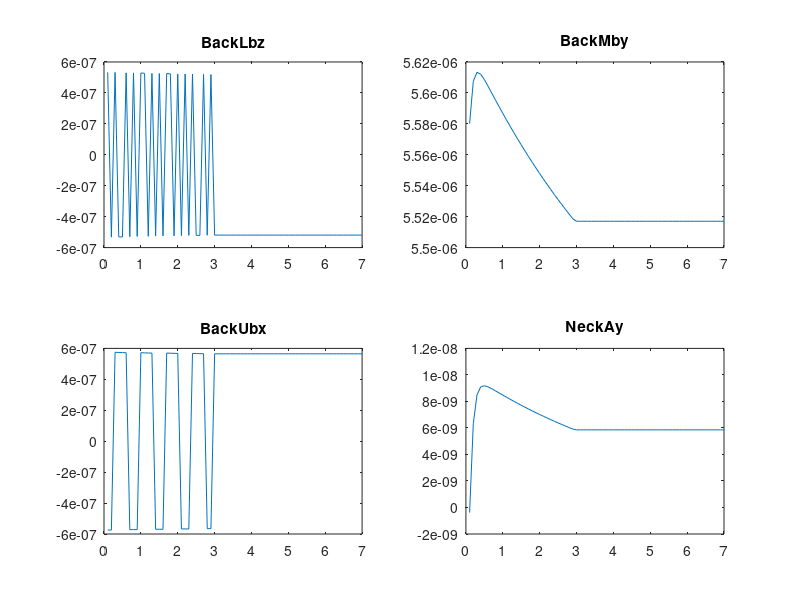
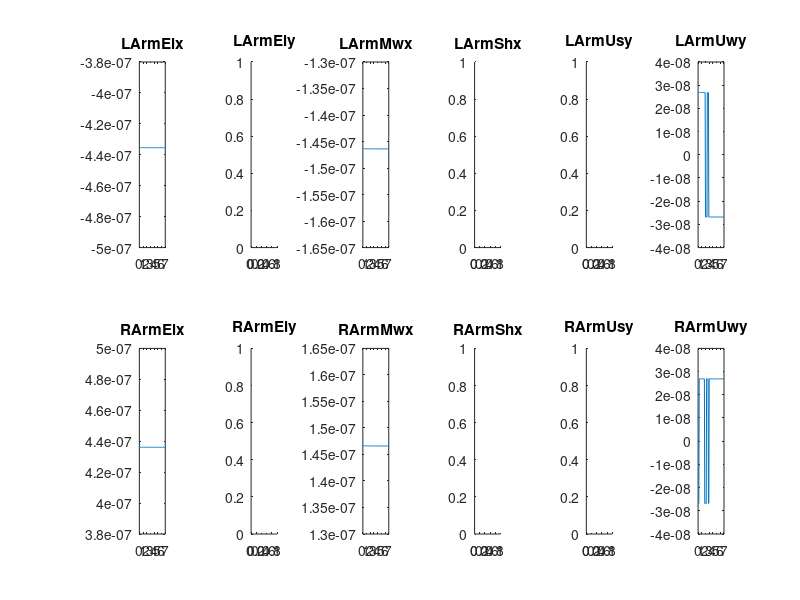
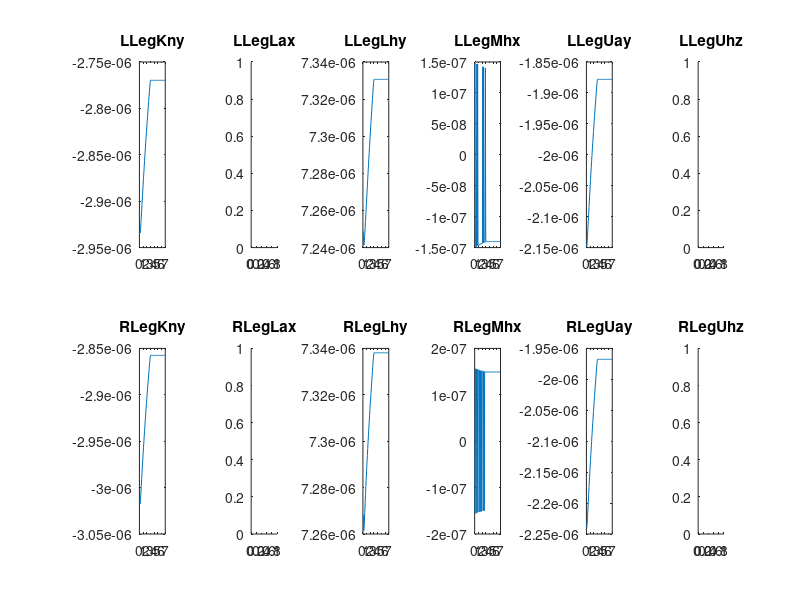

The MATLAB script that drew these images, in order:
clear all
clc
load('NOFORCE.mat')
x=1:length(BackLbz);
t=x/10;
% plot 3 back 1 neck
figure;
subplot(2,2,1)
plot(t,rad2deg(BackLbz))
title('BackLbz')
subplot(2,2,2)
plot(t,rad2deg(BackMby))
title('BackMby')
subplot(2,2,3)
plot(t,rad2deg(BackUbx))
title('BackUbx')
subplot(2,2,4)
plot(t,rad2deg(NeckAy))
title('NeckAy')

% plot 6 LArm 6 RArm
figure;
subplot(2,6,1)
plot (t,rad2deg(LArmElx))
title('LArmElx')
subplot(2,6,2)
%plot (t,rad2deg(LArmEly))
title('LArmEly')
subplot(2,6,3)
plot (t,rad2deg(LArmMwx))
title('LArmMwx')
subplot(2,6,4)
%plot (t,rad2deg(LArmShx))
title('LArmShx')
subplot(2,6,5)
%plot (t,rad2deg(LArmUsy))
title('LArmUsy')
subplot(2,6,6)
plot (t,rad2deg(LArmUwy))
title('LArmUwy')
subplot(2,6,7)
plot (t,rad2deg(RArmElx))
title('RArmElx')
subplot(2,6,8)
%plot (t,rad2deg(RArmEly))
title('RArmEly')
subplot(2,6,9)
plot (t,rad2deg(RArmMwx))
title('RArmMwx')
subplot(2,6,10)
%plot (t,rad2deg(RArmShx))
title('RArmShx')
subplot(2,6,11)
%plot (t,rad2deg(RArmUsy))
title('RArmUsy')
subplot(2,6,12)
plot (t,rad2deg(RArmUwy))
title('RArmUwy')

% plot 6 LLeg 6 RLeg
figure;
subplot(2,6,1)
plot (t,rad2deg(LLegKny))
title('LLegKny')
subplot(2,6,2)
%plot (t,rad2deg(LLegLax))
title('LLegLax')
subplot(2,6,3)
plot (t,rad2deg(LLegLhy))
title('LLegLhy')
subplot(2,6,4)
plot (t,rad2deg(LLegMhx))
title('LLegMhx')
subplot(2,6,5)
plot (t,rad2deg(LLegUay))
title('LLegUay')
subplot(2,6,6)
%plot (t,rad2deg(LLegUhz))
title('LLegUhz')
subplot(2,6,7)
plot (t,rad2deg(RLegKny))
title('RLegKny')
subplot(2,6,8)
%plot (t,rad2deg(RLegLax))
title('RLegLax')
subplot(2,6,9)
plot (t,rad2deg(RLegLhy))
title('RLegLhy')
subplot(2,6,10)
plot (t,rad2deg(RLegMhx))
title('RLegMhx')
subplot(2,6,11)
plot (t,rad2deg(RLegUay))
title('RLegUay')
subplot(2,6,12)
%plot (t,rad2deg(RLegUhz))
title('RLegUhz')
